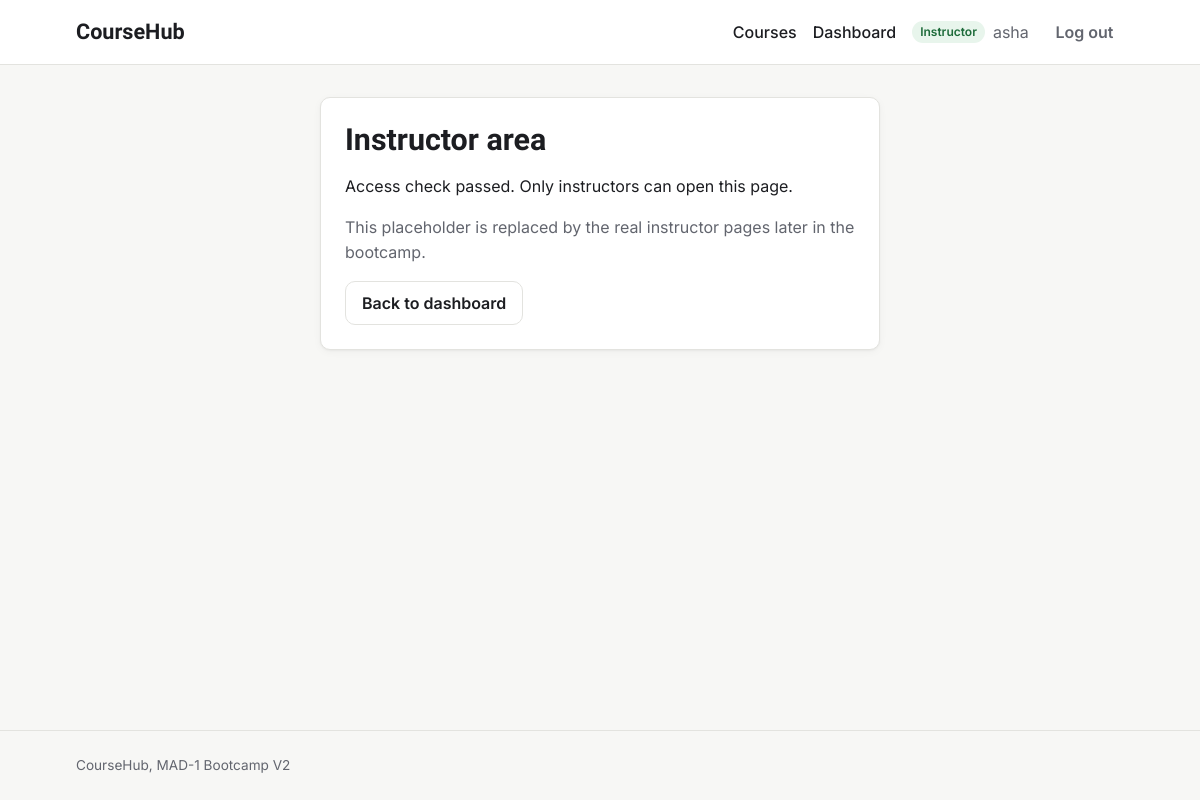
The page /instructor/area (signed in) on the database its author committed.
### models.py (models this page shows, shortened)
class User(db.Model):
    id = db.Column(db.Integer, primary_key=True)
    username = db.Column(db.String(80), unique=True, nullable=False)
    email = db.Column(db.String(120), unique=True, nullable=False)
    password_hash = db.Column(db.String(256), nullable=False)
    role = db.Column(db.String(20), nullable=False, default="student")
    bio = db.Column(db.Text)
    avatar = db.Column(db.String(200))
    created_at = db.Column(db.DateTime, default=utc_now)
    is_active = db.Column(db.Boolean, default=True)
    taught_courses = db.relationship("Course", backref="instructor", lazy=True)
    enrollments = db.relationship(
        "Enrollment", backref="student", cascade="all, delete-orphan"
    )
    completions = db.relationship(
        "LessonCompletion", backref="student", cascade="all, delete-orphan"
    )

### app.py (the view)
    @app.route("/instructor/area")
    @instructor_required
    def instructor_area():
        return render_template("role_check.html", area="Instructor")

### app.py (called while the page is built)
def login_required(view):
    @wraps(view)
    def wrapped(*args, **kwargs):
        if g.user is None:
            flash("Please log in to continue.", "warning")
            return redirect(url_for("login", next=request.full_path))
        return view(*args, **kwargs)
    return wrapped

def role_required(*roles):
    def decorator(view):
        @wraps(view)
        @login_required
        def wrapped(*args, **kwargs):
            if g.user.role not in roles:
                abort(403)
            return view(*args, **kwargs)
        return wrapped
    return decorator

### templates/role_check.html (shortened to what this page needs)
{% extends "base.html" %}
{% block content %}
<section class="card narrow">
  <h1>{{ area }} area</h1>
  <p>Access check passed. Only {{ area|lower }}s can open this page.</p>
  <p class="muted">This placeholder is replaced by the real {{ area|lower }} pages later in the bootcamp.</p>
  <a class="btn btn-secondary" href="{{ url_for('dashboard') }}">Back to dashboard</a>
</section>
{% endblock %}

### templates/base.html (shortened to what this page needs)
<!DOCTYPE html>
<html lang="en">
<head>
  <link rel="stylesheet" href="{{ url_for('static', filename='style.css') }}">
</head>
<body>
  <header class="navbar">
    <div class="container navbar-inner">
      <a class="brand" href="{{ url_for('home') }}">CourseHub</a>
      <nav aria-label="Main">
        <ul class="nav-links">
          <li><a href="{{ url_for('course_list') }}">Courses</a></li>
          {% if current_user %}
            <li><a href="{{ url_for('dashboard') }}">Dashboard</a></li>
            <li class="nav-user">
              <span class="badge badge-{{ current_user.role }}">{{ current_user.role|capitalize }}</span>
              {{ current_user.username }}
            </li>
            <li>
              <form action="{{ url_for('logout') }}" method="post" class="inline-form">
                <button type="submit" class="btn btn-ghost">Log out</button>
              </form>
            </li>
          {% else %}
            <li><a href="{{ url_for('login') }}">Log in</a></li>
            <li><a class="btn btn-primary" href="{{ url_for('register') }}">Sign up</a></li>
          {% endif %}
        </ul>
      </nav>
    </div>
  </header>
  <main id="main" class="container">
    {% block content %}{% endblock %}
  </main>
  <footer class="footer">
    <div class="container">CourseHub, MAD-1 Bootcamp V2</div>
  </footer>
</body>
</html>

### static/style.css (style rules this page uses)
:root { --font-display: "Bricolage Grotesque", ui-sans-serif, system-ui, sans-serif; --font-body: "Inter", ui-sans-serif, system-ui, -apple-system, "Segoe UI", Roboto, sans-serif; --color-bg: #f7f7f5; --color-surface: #ffffff; --color-text: #1c1d21; --color-muted: #62656e; --color-border: #e3e3df; --color-primary: #3346d3; --color-primary-hover: #2636b0; --color-focus: #8a96ff; --color-success-bg: #e8f5ec; --color-success-text: #1d6b3a; --color-error-bg: #fdecec; --color-error-text: #a12626; --color-warning-bg: #fff6e0; --color-warning-text: #8a5a00; --color-info-bg: #eaf0fd; --color-info-text: #244a9e; --radius: 10px; --space-1: 0.25rem; --space-2: 0.5rem; --space-3: 0.75rem; --space-4: 1rem; --space-6: 1.5rem; --space-8: 2rem; --space-12: 3rem; --shadow: 0 1px 2px rgba(0, 0, 0, 0.04), 0 2px 8px rgba(0, 0, 0, 0.04); }
*, *::before, *::after { box-sizing: border-box; }
body { margin: 0; min-height: 100vh; display: flex; flex-direction: column; font-family: var(--font-body); font-size: 1rem; line-height: 1.55; color: var(--color-text); background: var(--color-bg); }
h1, h2, h3 { font-family: var(--font-display); line-height: 1.2; margin: 0 0 var(--space-2); }
h1 { font-size: 1.9rem; }
a { color: var(--color-primary); }
.container { width: 100%; max-width: 1080px; margin: 0 auto; padding: 0 var(--space-4); }
main.container { flex: 1; padding-top: var(--space-8); padding-bottom: var(--space-12); }
.muted { color: var(--color-muted); }
.navbar { background: var(--color-surface); border-bottom: 1px solid var(--color-border); }
.navbar-inner { display: flex; flex-wrap: wrap; align-items: center; justify-content: space-between; gap: var(--space-3); min-height: 64px; }
.brand { font-family: var(--font-display); font-weight: 700; font-size: 1.35rem; color: var(--color-text); text-decoration: none; }
.nav-links { display: flex; flex-wrap: wrap; align-items: center; gap: var(--space-4); margin: 0; padding: 0; list-style: none; }
.nav-links a:not(.btn) { color: var(--color-text); text-decoration: none; font-weight: 500; }
.nav-user { display: flex; align-items: center; gap: var(--space-2); color: var(--color-muted); }
.inline-form { margin: 0; }
.btn { display: inline-block; padding: 0.55rem 1rem; border: 1px solid transparent; border-radius: var(--radius); font: inherit; font-weight: 600; text-decoration: none; cursor: pointer; transition: background-color 0.15s ease, border-color 0.15s ease; }
.btn-secondary { background: var(--color-surface); border-color: var(--color-border); color: var(--color-text); }
.btn-ghost { background: transparent; color: var(--color-muted); padding: 0.4rem 0.6rem; }
.badge { display: inline-block; padding: 0.1rem 0.5rem; border-radius: 999px; font-size: 0.75rem; font-weight: 600; }
.badge-instructor { background: var(--color-success-bg); color: var(--color-success-text); }
.card { padding: var(--space-6); background: var(--color-surface); border: 1px solid var(--color-border); border-radius: var(--radius); box-shadow: var(--shadow); }
.card .muted { margin-top: 0; }
.card.narrow { max-width: 560px; margin: 0 auto; }
.footer { padding: var(--space-6) 0; border-top: 1px solid var(--color-border); color: var(--color-muted); font-size: 0.85rem; }

### rows shown on the page
User: role "Instructor", username "asha", role "instructor"
